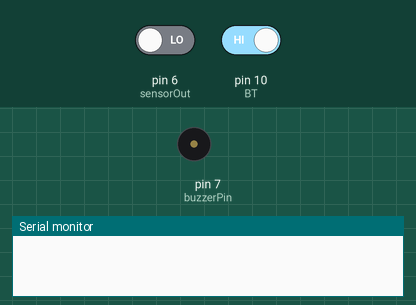
Simulated run of this sketch. Board: Arduino Uno, built for the host (arithmetic inside an expression is 32-bit, double 64-bit). Shown: buzzer (waves = sounding), the last lines printed to the serial monitor. The test bench sets the inputs (shaded band); at power-on: pin 10 (BT) HIGH, pin 6 (sensorOut) LOW.

Above: at 1.2 s.
1.3 s: pin 10 (BT) driven LOW
At 4.35 s:
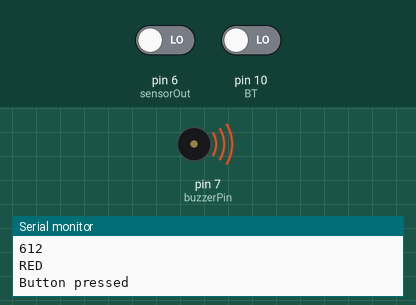
Timing chart, 0 to 11.8 s (numbered marks = the images above; inputs shaded):
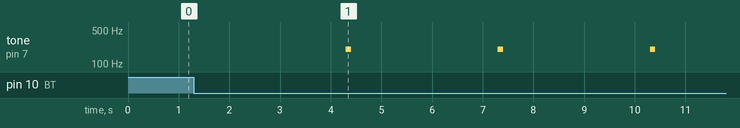

The sketch:

color_sensor.ino
```cpp
#define S0 2
#define S1 3
#define S2 4
#define S3 5
#define sensorOut 6

#define BT 10
#define buzzerPin 7

// Stores frequency read by the photodiodes
int red = 0;
int green = 0;
int blue = 0;
int RGB[3];
boolean buttonOn = false;

int getColor(int num[]) {
  int red = num[0];
  if (400 < red && 450 > red)
  {
    return 1;
  }
  else if (450 < red)
  {
    return 0;
  }
  else {
    return 2;
  }
}

void setup() {
  // Setting the outputs
  pinMode(S0, OUTPUT);
  pinMode(S1, OUTPUT);
  pinMode(S2, OUTPUT);
  pinMode(S3, OUTPUT);
  pinMode(BT, INPUT);
  pinMode(buzzerPin, OUTPUT);

  // Setting the sensorOut as an input
  pinMode(sensorOut, INPUT);

  // Setting frequency scaling to 20%
  digitalWrite(S0,HIGH);
  digitalWrite(S1,LOW);

   // Begins serial communication
  Serial.begin(9600);
}
void loop() {

  buttonOn = digitalRead(BT);

  if (buttonOn == LOW)
  {
    Serial.println("Button pressed");
    // Count red
    digitalWrite(S2,LOW);
    digitalWrite(S3,LOW);
    red = pulseIn(sensorOut, LOW);
    //delay(100);

    // count green
    digitalWrite(S2,HIGH);
    digitalWrite(S3,HIGH);
    green = pulseIn(sensorOut, LOW);

    // count blue
    digitalWrite(S2,LOW);
    digitalWrite(S3,HIGH);
    blue = pulseIn(sensorOut, LOW);

    RGB[0] = map(red, 70, 120, 255,0);
    RGB[1] = map(green, 100, 199, 255, 0);;
    RGB[2] = map(blue, 38, 84, 255, 0);

    Serial.println(RGB[0]);
    switch (getColor(RGB))
    {
      case 0:
        Serial.println("RED");
        tone(7, 200, 100);
        break;
      case 1:
        Serial.println("YELLOW");
        tone(7, 500, 100);
        break;
      case 2:
        Serial.println("BLUE");
        tone(7, 800, 100);
        break;
    }
  }
}
```

Measured:
- after the input at 1.3 s, tone on pin 7 (buzzerPin): alternates 200 Hz for 0.10 s and silent for 2.9 s, starting after 3.0 s
